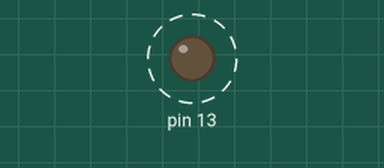
This sketch was run on a simulated Arduino Uno, built with avr-gcc and run on an emulated ATmega328P. Parts: output pins drawn as LEDs (lit = HIGH). Dashed ring = blinking. What the sketch prints to the serial monitor is not drawn.

Above: at 0.5 s.
Timing chart, 0 to 4.6 s (numbered marks = the images above):
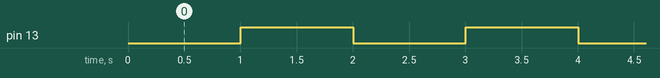

Measured:
- by itself, pin 13: alternates HIGH for 1.0 s and LOW for 1.0 s

The sketch:

tutorial.ino
```cpp
#define LED_PIN 13U

const unsigned int PULSE_INTERVAL_SECONDS = 1;
unsigned long LAST_PULSE_TIME = 0;
bool LED_STATE = 0;

void setup() {
  pinMode(LED_PIN, OUTPUT);
  digitalWrite(LED_PIN, LOW);
  Serial.begin(9600);
  while (!Serial) {
    ; // wait for serial port to connect. Needed for Native USB only
  }
}

void loop() {
  if (millis() - LAST_PULSE_TIME > PULSE_INTERVAL_SECONDS * 1000)
  {

    Serial.println("toggling");
    LED_STATE = !LED_STATE;
    Serial.println(LED_STATE);
    LAST_PULSE_TIME = millis();
  }
  digitalWrite(LED_PIN, LED_STATE);

}
```
